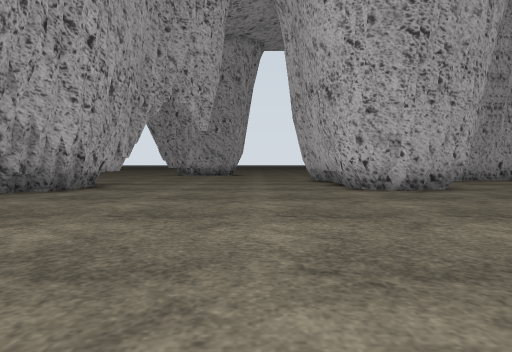
[1] (above)

24 first-person views from a walk through a robot-simulator world made for Gazebo. The camera is 1.2 m above the floor, tilts 2° down and sees 75° across. The floor is counted in squares, 2 m on a side. Each view is taken from the middle of a square. On the plan, view 1 faces up. The plan holds only what a view shows up to about 9 squares ahead; the rest is blank. The place goes on beyond the plan. Some surface patterns are stand-ins.

[2]
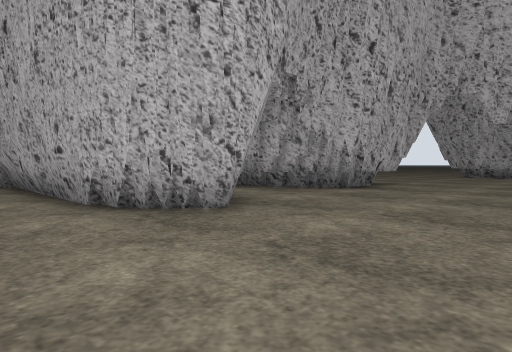

[3]
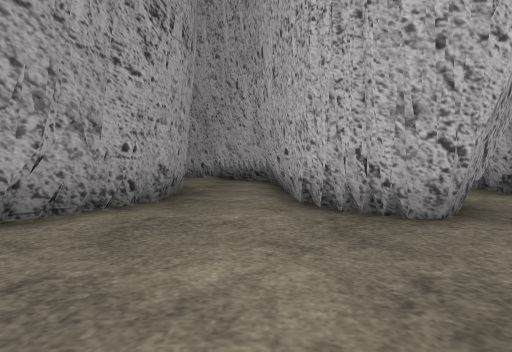

[4]
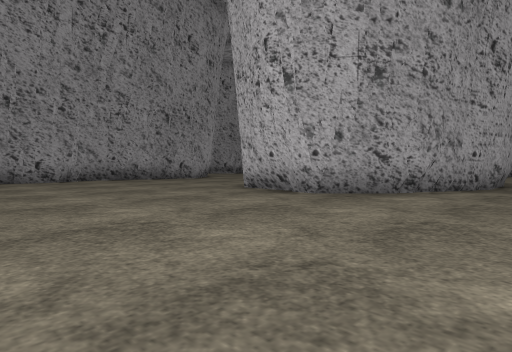

[5]
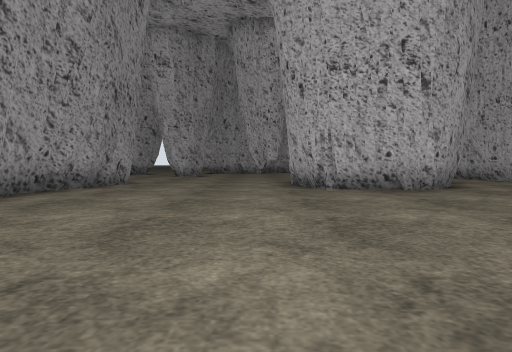

[6]
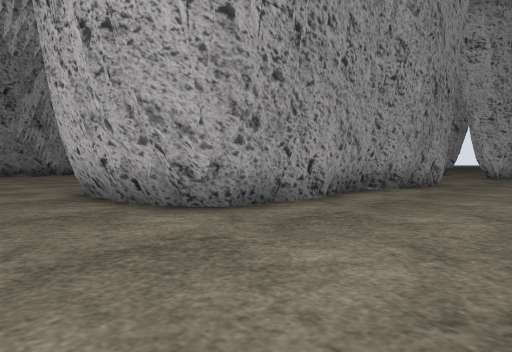

[7]
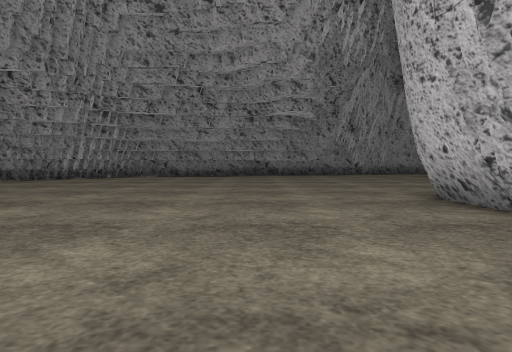

[8]
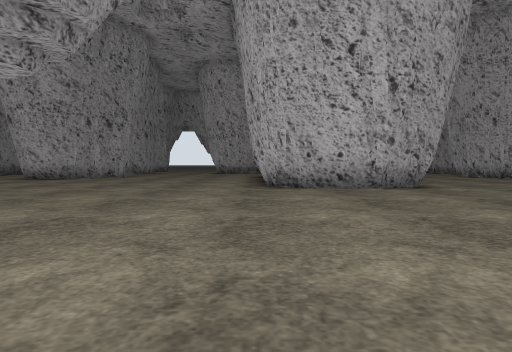

[9]
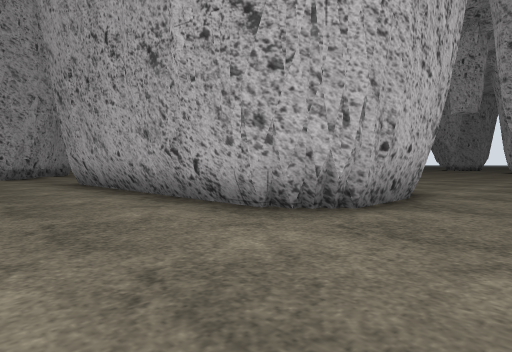

[10]
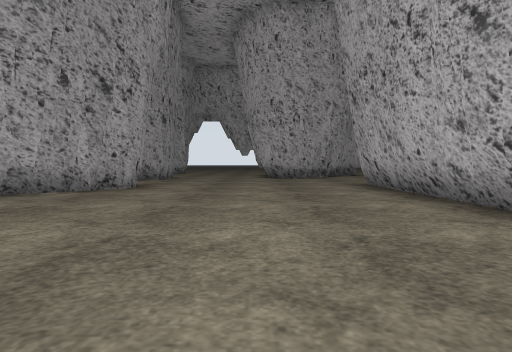

[11]
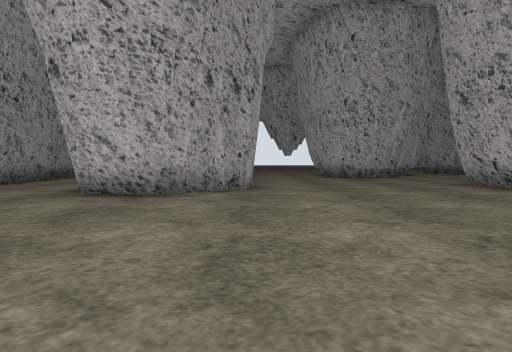

[12]
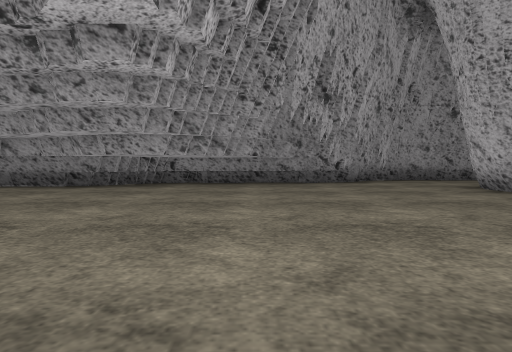

[13]
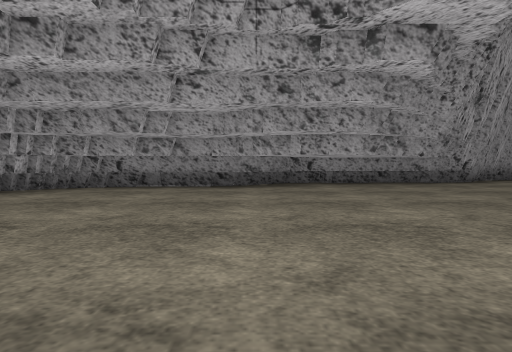

[14]
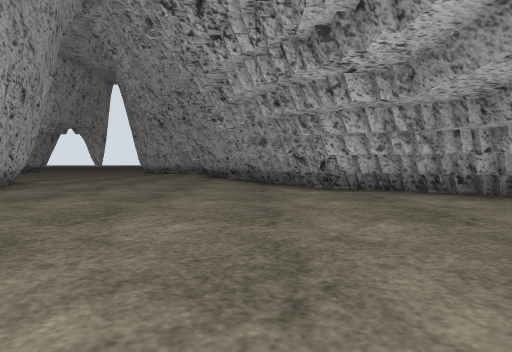

[15]
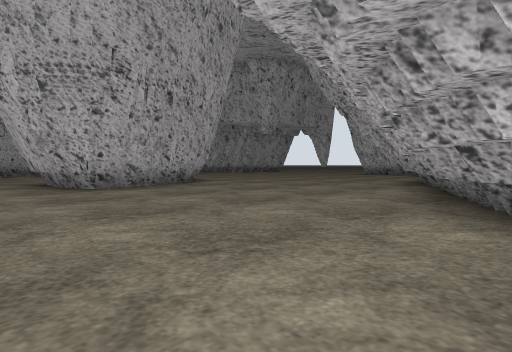

[16]
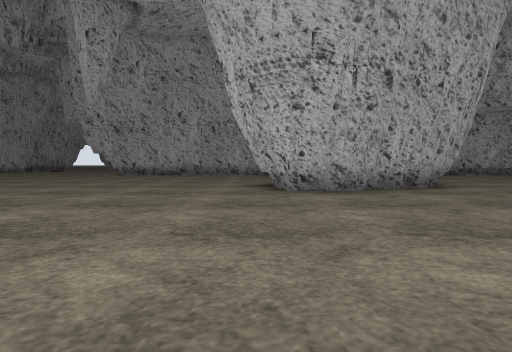

[17]
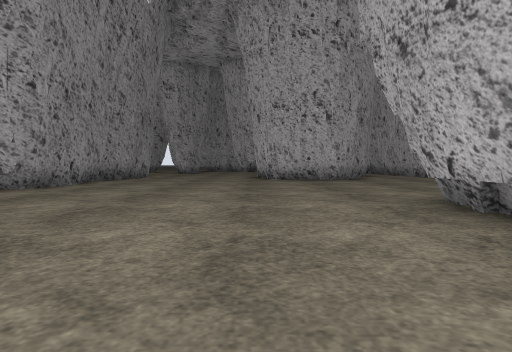

[18]
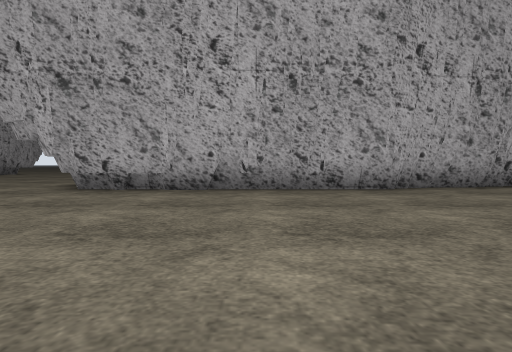

[19]
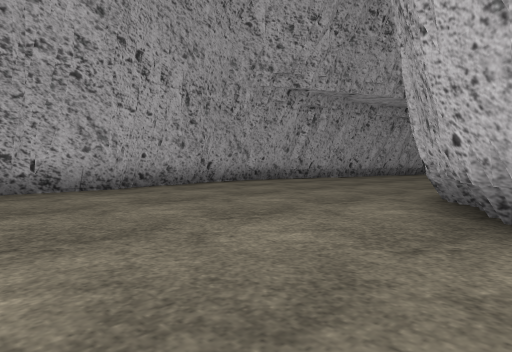

[20]
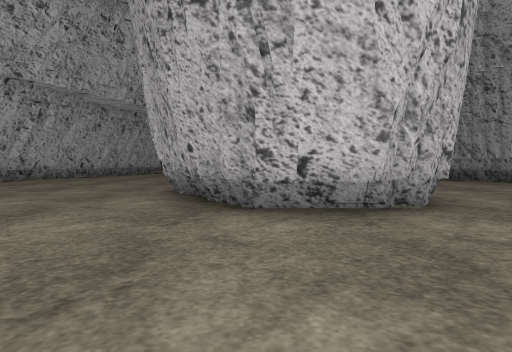

[21]
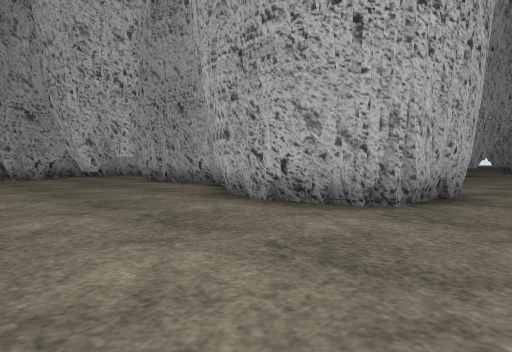

[22]
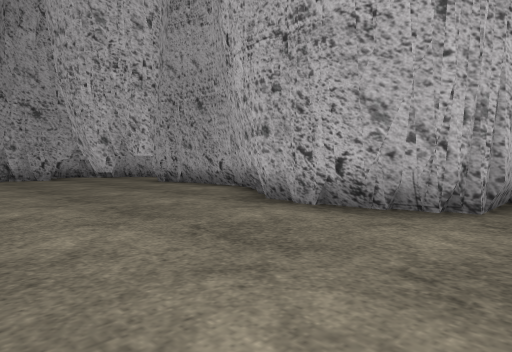

[23]
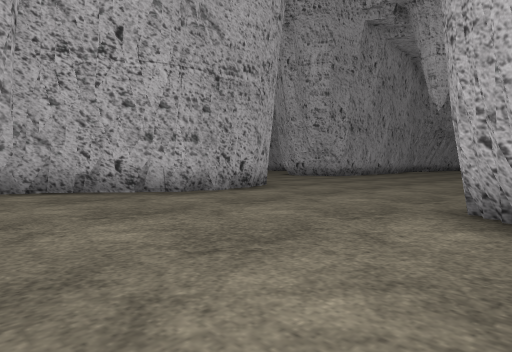

[24]
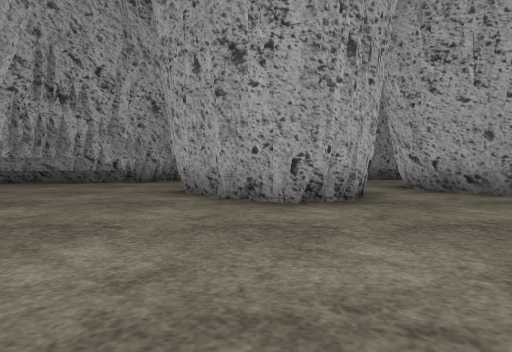

### Floor plan
Key: @ floor where view 1 was taken; # wall or solid block; . floor; = window, fence, low wall or low ledge.
Columns run from 9 left of view 1 to 18 right of it. Each row starts with its distance up from view 1.
 10       ...
  9      #.....#  ..
  8     =#.....###..
  7    =##.........
  6  ###...........
  5   ............
  4      #.......
  3      #.......
  2 ==####......
  1 ..............
  0 .........@....
 -1  ##=##........
 -2       #.......          =##
 -3        #......##########..
 -4  ##    #..................
 -5 ...#=  #....................
 -6 .#..###.....................
 -7 #...........................
 -8 ............................
 -9 .........................#
-10 .......................##=
-11 ....####..............#=
-12 ...    ======.........#.  =#
-13              #........#==##.
-14              #..............
-15             =#..............
-16      ########...............
-17      .......................
-18      .......................
-19     ........................
-20    ......................###
-21    .....................##=
-22   ...#.................##
-23  #..# ##...............#.
-24  =#.   #.......##.....#=
-25   #.   =.....##########
-26   #.   #....##  ###==.

Where each view was taken, in squares from view 1:
view 1: 0 up, 0 right, facing up
view 2: 0 up, 0 right, facing up-left
view 3: 1 up, 0 right, facing left
view 4: 1 up, 4 right, facing down-left
view 5: 7 down, 6 right, facing left
view 6: 8 down, 6 right, facing down-left
view 7: 9 down, 7 right, facing down
view 8: 16 down, 12 right, facing left
view 9: 19 down, 6 right, facing up-left
view 10: 19 down, 5 right, facing left
view 11: 22 down, 5 right, facing left
view 12: 17 down, 4 right, facing down
view 13: 17 down, 8 right, facing down
view 14: 20 down, 7 right, facing right
view 15: 22 down, 11 right, facing up-right
view 16: 21 down, 13 right, facing up
view 17: 6 down, 11 right, facing left
view 18: 11 down, 10 right, facing up
view 19: 11 down, 10 right, facing up-right
view 20: 11 down, 9 right, facing right
view 21: 10 down, 0 right, facing up-left
view 22: 10 down, 1 left, facing up-left
view 23: 12 down, 9 left, facing up-right
view 24: 17 down, 3 left, facing down
